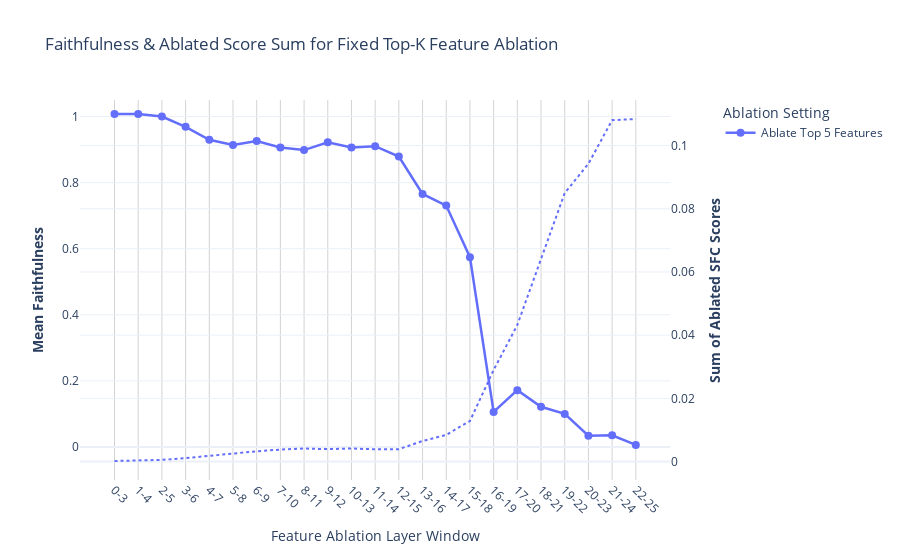

The notebook cell saved with this chart:
### Code cell
# ablate_errors_but_restore_features_GF_dataset.py

# --- Plotting function for the Fixed Top-K Sliding Window Experiment ---

from plotly.subplots import make_subplots
import plotly.graph_objects as go
import plotly.express as px
import numpy as np
import pandas as pd

def plot_fixed_k_sliding_window(feature_results_dict):
    """
    Plots the results of the fixed top-k sliding window feature ablation.
    Shows faithfulness on the left Y-axis and the sum of SFC scores on the right Y-axis.
    
    Args:
        feature_results_dict: A dictionary where keys are top_k values and values are 
                              the corresponding result DataFrames.
    """
    if not feature_results_dict:
        print("No results to plot.")
        return
        
    # Create a figure with a secondary y-axis
    fig = make_subplots(specs=[[{"secondary_y": True}]])
    colors = px.colors.qualitative.Plotly
    
    last_df = None # To set the x-axis ticks later
    for i, (top_k, df) in enumerate(feature_results_dict.items()):
        if df.empty:
            continue
        last_df = df
            
        color = colors[i % len(colors)]
        
        df['Window Label'] = df.apply(lambda row: f"{int(row['window_left'])}-{int(row['window_right'])}", axis=1)
        df['Window Midpoint'] = (df['window_left'] + df['window_right']) / 2
        
        # --- Faithfulness Trace (Left Y-Axis) ---
        fig.add_trace(go.Scatter(
            x=df['Window Midpoint'],
            y=df['mean_faithfulness'],
            mode='lines+markers',
            name=f'Ablate Top {top_k} Features',
            legendgroup=f'group_{top_k}',
            line=dict(color=color, width=2.5),
            marker=dict(size=8),
            hovertext=[f"Faithfulness: {m:.3f} ± {s:.3f}" for m,s in zip(df.mean_faithfulness, df.std_faithfulness)],
            hoverinfo='text+name'
        ), secondary_y=False)
        
        # --- SFC Score Sum Trace (Right Y-Axis) ---
        fig.add_trace(go.Scatter(
            x=df['Window Midpoint'],
            y=df['sfc_score_sum'],
            mode='lines',
            name=f'SFC Score Sum (Top {top_k})',
            legendgroup=f'group_{top_k}',
            line=dict(color=color, dash='dot', width=2),
            hovertext=[f"SFC Score Sum: {s:.2f}" for s in df.sfc_score_sum],
            hoverinfo='text+name',
            showlegend=False # Hide this from the legend to reduce clutter
        ), secondary_y=True)

    # --- Finalize Layout ---
    title_text = 'Faithfulness & Ablated Score Sum for Fixed Top-K Feature Ablation'
    
    if last_df is not None:
        fig.update_layout(
            title=title_text,
            xaxis=dict(
                title='Feature Ablation Layer Window',
                tickmode='array',
                tickvals=last_df['Window Midpoint'],
                ticktext=last_df['Window Label'],
                gridcolor='lightgray',
                tickangle=45
            ),
            hovermode='x unified',
            template='plotly_white',
            legend_title_text='Ablation Setting'
        )
    else:
        fig.update_layout(title=title_text)
        
    # Set Y-axis titles
    fig.update_yaxes(title_text="<b>Mean Faithfulness</b>", secondary_y=False, range=[-0.1, 1.05])
    fig.update_yaxes(title_text="<b>Sum of Ablated SFC Scores</b>", secondary_y=True)
        
    fig.show()


# --- Call the rolled-back plotting function ---
if feature_ablation_results_dict:
    plot_fixed_k_sliding_window(feature_ablation_results_dict)

### Figure 1 — Plotly figure (JSON) as saved in the notebook; plotly's stock layout.template omitted (floating-point values rounded to 4 significant figures)
{"data": [{"hoverinfo": "text+name", "hovertext": ["Faithfulness: 1.008 ± 0.062", "Faithfulness: 1.008 ± 0.057", "Faithfulness: 1.000 ± 0.060", "Faithfulness: 0.969 ± 0.068", "Faithfulness: 0.930 ± 0.064", "Faithfulness: 0.914 ± 0.081", "Faithfulness: 0.926 ± 0.078", "Faithfulness: 0.906 ± 0.086", "Faithfulness: 0.898 ± 0.091", "Faithfulness: 0.922 ± 0.072", "Faithfulness: 0.906 ± 0.080", "Faithfulness: 0.910 ± 0.085", "Faithfulness: 0.879 ± 0.086", "Faithfulness: 0.766 ± 0.103", "Faithfulness: 0.730 ± 0.117", "Faithfulness: 0.574 ± 0.177", "Faithfulness: 0.106 ± 0.236", "Faithfulness: 0.172 ± 0.241", "Faithfulness: 0.122 ± 0.088", "Faithfulness: 0.100 ± 0.104", "Faithfulness: 0.034 ± 0.124", "Faithfulness: 0.035 ± 0.109", "Faithfulness: 0.006 ± 0.209"], "legendgroup": "group_5", "line": {"color": "#636EFA", "width": 2.5}, "marker": {"size": 8}, "mode": "lines+markers", "name": "Ablate Top 5 Features", "type": "scatter", "x": [1.5, 2.5, 3.5, 4.5, 5.5, 6.5, 7.5, 8.5, 9.5, 10.5, 11.5, 12.5, 13.5, 14.5, 15.5, 16.5, 17.5, 18.5, 19.5, 20.5, 21.5, 22.5, 23.5], "xaxis": "x", "y": [1.008, 1.008, 1, 0.9688, 0.9297, 0.9141, 0.9258, 0.9062, 0.8984, 0.9219, 0.9062, 0.9102, 0.8789, 0.7656, 0.7305, 0.5742, 0.106, 0.1719, 0.1216, 0.1001, 0.03394, 0.0354, 0.006195], "yaxis": "y"}, {"hoverinfo": "text+name", "hovertext": ["SFC Score Sum: 0.00", "SFC Score Sum: 0.00", "SFC Score Sum: 0.00", "SFC Score Sum: 0.00", "SFC Score Sum: 0.00", "SFC Score Sum: 0.00", "SFC Score Sum: 0.00", "SFC Score Sum: 0.00", "SFC Score Sum: 0.00", "SFC Score Sum: 0.00", "SFC Score Sum: 0.00", "SFC Score Sum: 0.00", "SFC Score Sum: 0.00", "SFC Score Sum: 0.01", "SFC Score Sum: 0.01", "SFC Score Sum: 0.01", "SFC Score Sum: 0.03", "SFC Score Sum: 0.04", "SFC Score Sum: 0.06", "SFC Score Sum: 0.08", "SFC Score Sum: 0.09", "SFC Score Sum: 0.11", "SFC Score Sum: 0.11"], "legendgroup": "group_5", "line": {"color": "#636EFA", "dash": "dot", "width": 2}, "mode": "lines", "name": "SFC Score Sum (Top 5)", "showlegend": false, "type": "scatter", "x": [1.5, 2.5, 3.5, 4.5, 5.5, 6.5, 7.5, 8.5, 9.5, 10.5, 11.5, 12.5, 13.5, 14.5, 15.5, 16.5, 17.5, 18.5, 19.5, 20.5, 21.5, 22.5, 23.5], "xaxis": "x", "y": [0.0001882, 0.0003346, 0.0005479, 0.001102, 0.001825, 0.00272, 0.003262, 0.003803, 0.004128, 0.003944, 0.004135, 0.003887, 0.003933, 0.006512, 0.008465, 0.01285, 0.02898, 0.04323, 0.06436, 0.08496, 0.09424, 0.108, 0.1084], "yaxis": "y2"}], "layout": {"hovermode": "x unified", "legend": {"title": {"text": "Ablation Setting"}}, "title": {"text": "Faithfulness & Ablated Score Sum for Fixed Top-K Feature Ablation"}, "xaxis": {"anchor": "y", "domain": [0, 0.94], "gridcolor": "lightgray", "tickangle": 45, "tickmode": "array", "ticktext": ["0-3", "1-4", "2-5", "3-6", "4-7", "5-8", "6-9", "7-10", "8-11", "9-12", "10-13", "11-14", "12-15", "13-16", "14-17", "15-18", "16-19", "17-20", "18-21", "19-22", "20-23", "21-24", "22-25"], "tickvals": [1.5, 2.5, 3.5, 4.5, 5.5, 6.5, 7.5, 8.5, 9.5, 10.5, 11.5, 12.5, 13.5, 14.5, 15.5, 16.5, 17.5, 18.5, 19.5, 20.5, 21.5, 22.5, 23.5], "title": {"text": "Feature Ablation Layer Window"}}, "yaxis": {"anchor": "x", "domain": [0, 1], "range": [-0.1, 1.05], "title": {"text": "<b>Mean Faithfulness</b>"}}, "yaxis2": {"anchor": "x", "overlaying": "y", "side": "right", "title": {"text": "<b>Sum of Ablated SFC Scores</b>"}}}}
